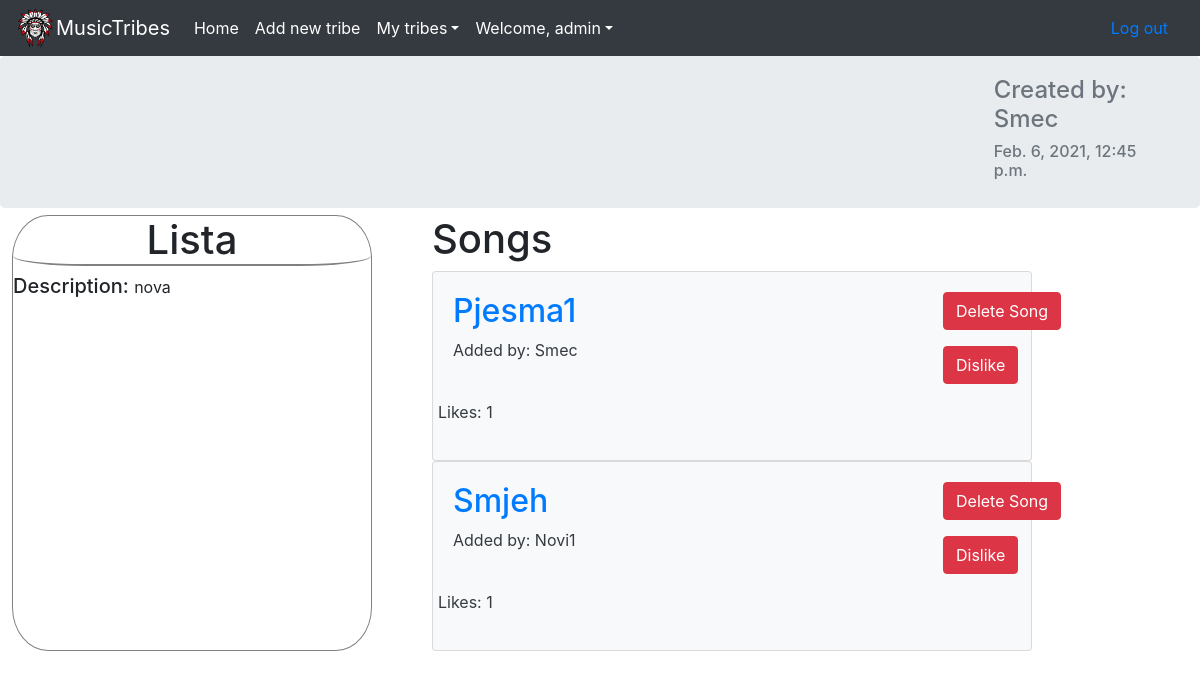
The page /tribes/1/playlist/1 (signed in) on the database as committed earlier.
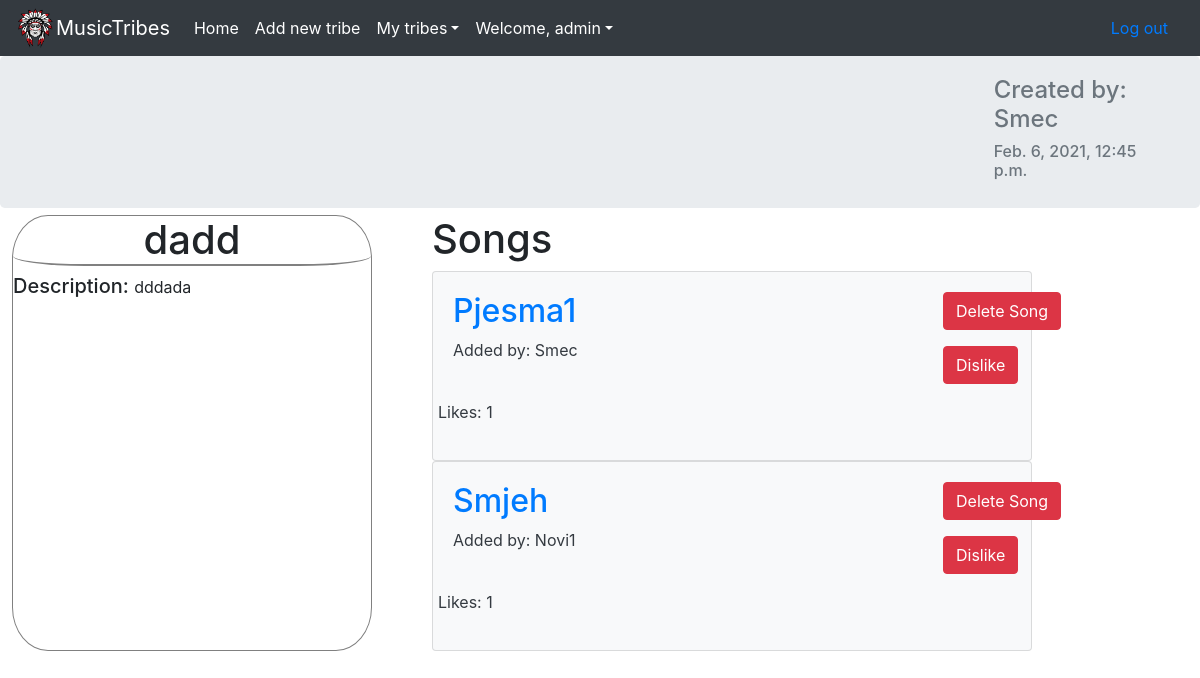
The same page on the database as committed later.
### app/models.py (models this page shows, shortened)
class TimeStamped(models.Model):
    created_at = models.DateTimeField(editable=False)
    updated_at = models.DateTimeField(editable=False)
    class Meta:
        abstract = True

class Playlist(TimeStamped):
    tribe = models.ForeignKey(Tribe,on_delete=models.CASCADE)
    name = models.CharField(unique=False,blank=False,max_length=128)
    creator = models.ForeignKey(Profile,on_delete=models.CASCADE,default=1)
    description = models.TextField(max_length=1000)

class Song(TimeStamped):
    url = models.CharField(max_length=60,unique=False,blank=False)
    title = models.CharField(blank=False,max_length=200)
    artist = models.CharField(blank=False,max_length=200)
    minutes = models.IntegerField()
    seconds = models.IntegerField()
    creator = models.ForeignKey(Profile,on_delete=models.CASCADE)
    playlist = models.ForeignKey(Playlist,on_delete=models.CASCADE)

### accounts/models.py (models this page shows)
class Profile(models.Model):
    user = models.OneToOneField(User, on_delete=models.CASCADE)
    bio = models.TextField(max_length=1000, blank=True)
    avatarurl =  models.CharField(max_length=1000,default="https://icon-library.com/images/unknown-person-icon/unknown-person-icon-17.jpg",blank=True)
    tribes = models.ManyToManyField('app.Tribe',blank=True)
    avatar_img = models.ImageField(upload_to='images',blank = True)
    def __str__(self):
        return self.user.username

### app/views.py (the view)
# urls.py: path('<int:tribe_id>/playlist/<int:playlist_id>', views.playlist, name='playlist'),
def playlist(request,tribe_id,playlist_id):
    tribe = get_object_or_404(Tribe,pk = tribe_id)
    playlist = Playlist.objects.filter(tribe=tribe,pk=playlist_id)
    songs = Song.objects.filter(playlist=playlist.first())
    likes = []
    like_count = []
    for song in songs:
        like_count.append(like_count_song(song))
        if Like.objects.filter(song=song,user=request.user.profile).exists():
            likes.append(True)
        else:
            likes.append(False)
    playlist = playlist[0]
    if request.user.is_authenticated:
        is_member = is_member_of_tribe(request.user,tribe)
    else:
        is_member = False
    context={"playlist":playlist,
            "songs_with_likes":zip(songs,likes,like_count),
            "tribe":tribe,
            "is_member_of_tribe": is_member,
            }
    return render(request,"app/playlist.html",context)

### app/utils.py (called while the page is built)
def is_member_of_tribe(user,tribe):
    profile = Profile.objects.get(user=user)
    if is_chieftain(profile,tribe):
        True
    if tribe in profile.tribes.all():
        return True
    else:
        return False

def like_count_song(song):
    likes_count = Like.objects.filter(song=song).count()
    return likes_count

def is_chieftain(profile,tribe):
    if profile == tribe.chieftain:
        return True
    else:
        return False

### app/templates/app/playlist.html (shortened to what this page needs)
{% extends 'app/base.html' %}
{%load static%}
{% block content %}
<div class="jumbotron d-flex">
    <div class="container-fluid">
        <div class="row">
            <div class="col-3">
            </div>
            <div class="col-lg-7">
            </div>
            <div class="col-2">
                <h4 class="text-muted">Created by: {{playlist.creator}}</h4>
                <h6 class = "text-muted">{{playlist.created_at}}</h6>
            </div>
        </div>
    </div>
</div>
<div class = "playlist-main-container">
    <div class ="description-container">
        <h1 id="playlist-name">{{playlist.name}}</h1>
        <h5 style="display:inline;">Description: </h5>
        <p style="display:inline;">{{playlist.description}}</p>
    </div>
    <div class ="songs-container">
        <h1>Songs</h1>
        {% for song,like,like_count in songs_with_likes %}
        <div class="card bg-light text-dark">
            <div class="card-body row">
                <div class="col-10">
                    <a href="{{ song.url }}"><h2>{{ song.title }}</h2></a>
                    <p>Added by: {{ song.creator }}</p>
                </div>
                <div class="col-2">
                    {% if user == playlist.creator.user or user.is_superuser or user == tribe.chieftain or user.profile == song.creator%}
                    {% include "includes/delete_song_button.html" with song=song %}
                    {% endif %}
                    {% if is_member_of_tribe or user.profile == tribe.chieftain%}
                        {% if like %}
                        {% include "includes/dislike_button.html" with song=song %}
                        {% else %}
                        {% include "includes/like_button.html" with song=song %}
                        {% endif %}
                    {% endif %}
                </div>
                <p class="text-dark">Likes: {{ like_count }}</p>
            </div>
        </div>
            {%empty%}
            <h5 class="text-muted">Playlist is empty.</h5>
            {% endfor %}
    {% endblock %}

### app/templates/app/base.html (shortened to what this page needs)
{% load static %}
<html lang="en">
  <head>
    <link rel="stylesheet" href="https://maxcdn.bootstrapcdn.com/bootstrap/4.0.0/css/bootstrap.min.css">
    <link rel="stylesheet" type="text/css" href="{% static '/app/css/base.css' %}">
    <link rel="stylesheet" href="https://cdnjs.cloudflare.com/ajax/libs/font-awesome/4.7.0/css/font-awesome.min.css">
  </head>
  <body>
    <div class="navbar-container">
    <nav class="navbar navbar-expand-md navbar-dark bg-dark">
    <img src="{% static '/app/chieftain-logo.png' %}" width="40" height="40" alt="">
      <div class="navbar-brand" href="#">MusicTribes</div>
      <div class="collapse navbar-collapse" id="navbarsExampleDefault">
        <ul class="navbar-nav mr-auto">
          <li class="nav-item active">
            <a class="nav-link" href="{%url 'app:index'%}">Home <span class="sr-only">(current)</span></a>
          </li>
          {% if user.is_authenticated %}
          <li class="nav-item active">
            <a class="nav-link " href="{% url 'app:create_tribe' %}">Add new tribe</a>
          </li>
          <li class="nav-item dropdown active">
            <a class="nav-link dropdown-toggle" href="" id="dropdown01" data-toggle="dropdown" aria-haspopup="true" aria-expanded="false">My tribes</a>
          </li>
          {% endif %}
          {% if user.is_authenticated %}
          <li class="nav-item dropdown active">
            <a class="nav-link dropdown-toggle" href="" id="dropdown01" data-toggle="dropdown" aria-haspopup="true" aria-expanded="false">Welcome, {{user.username}}</a>
          </li>
        </ul>
        <a class="nav-link float-right" href="{% url 'logout' %}">Log out</a>
        {% else %}
        <a class="nav-link float-right" href="{% url 'login' %}">Log in</a>
        <a class="nav-link" href="{% url 'accounts:signup' %}">Sign up</a>
        {% endif %}
      </div>
    </nav>
  </div>
    <div class="container-main">
      {% block content %}
      {% endblock %}
    </div>
  </body>
</html>

### app/templates/includes/delete_song_button.html (shortened to what this page needs)
    <form action="{% url 'app:delete_song' song.id %}" method="POST" role="form" class="form-inline float-left">
        <input type="submit" value="Delete Song" class="btn btn-danger"/>
    </form>

### app/templates/includes/dislike_button.html (shortened to what this page needs)
<form action="{% url 'app:likebtn' song.id %}" method ="post" role="form">
    <input type="submit" value="Dislike" class="btn btn-danger">
</form>

### app/static/app/css/base.css (style rules this page uses)
.jumbotron { padding-bottom: 20px; padding-top: 20px; margin-bottom: -5px; }
.songs-container { width:50%; margin-top:1%; }
.description-container { margin-left:1%; margin-right:5%; margin-top:1%; border:solid gray 1px; border-radius:10%; width:30%; min-height:400px; }
.playlist-main-container { display:flex; }
#playlist-name { text-align:center; border-bottom:solid gray 2px; border-radius:20%; }

Rows that differ between the two databases and show on the page:
changed Playlist "Smec": name "Lista" → "dadd"; description "nova" → "dddada"
